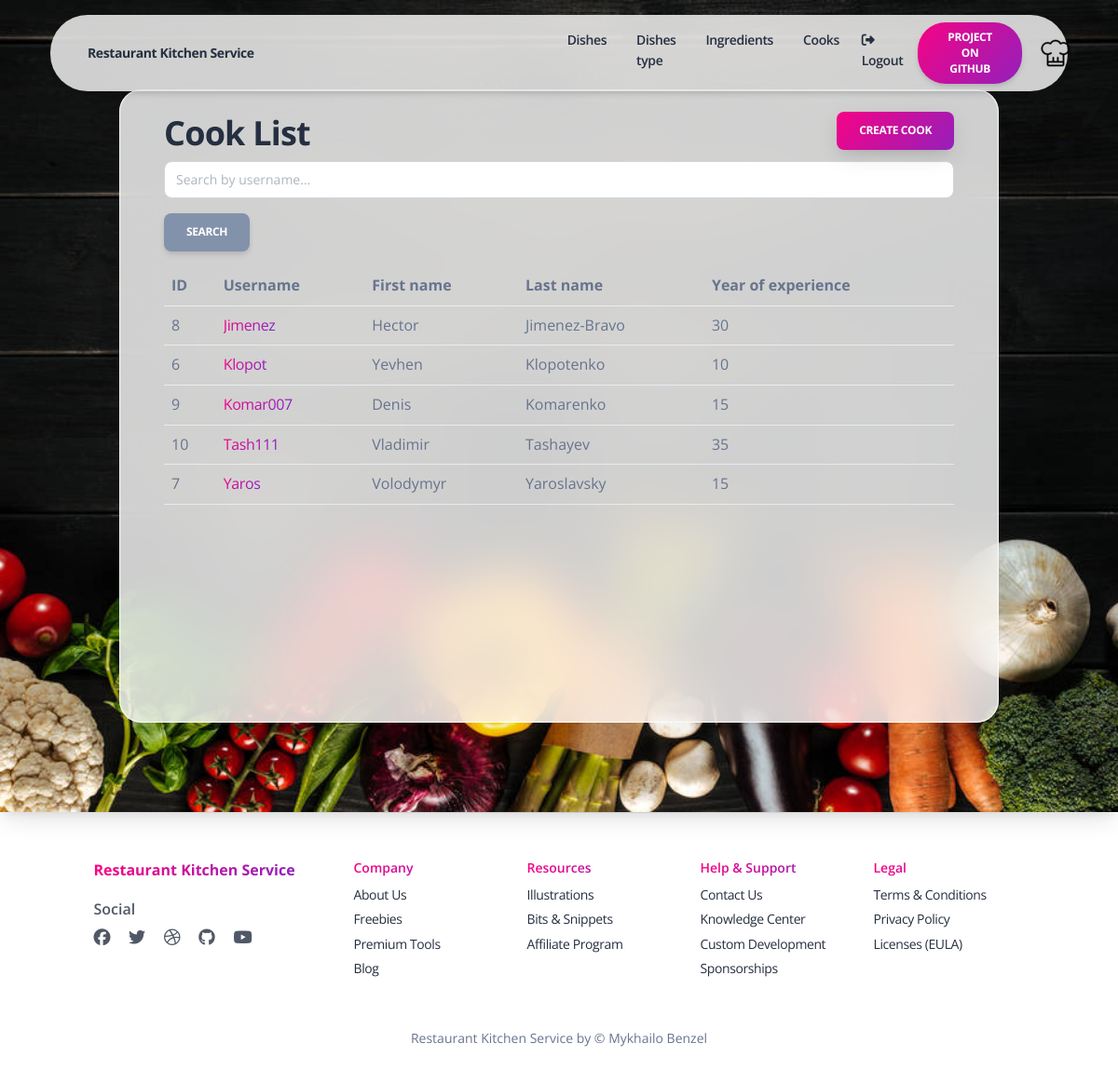
Page /cook/ (signed in) on the committed database.
### kitchen/models.py (models this page shows, shortened)
class Cook(AbstractUser):
    years_of_experience = models.IntegerField(default=0)
    class Meta:
        ordering = ["username"]

### kitchen/views.py (the view)
# urls.py: path("cook/", CookListView.as_view(), name="cook-list"),
class CookListView(LoginRequiredMixin, generic.ListView):
    model = Cook
    paginate_by = 5
    def get_context_data(self, *, object_list=None, **kwargs):
        context = super(CookListView, self).get_context_data(**kwargs)
        username = self.request.GET.get("username", "")
        context["search_forms"] = CookSearchForm(initial={
            "username": username
        })
        return context
    def get_queryset(self):
        queryset = Cook.objects.all()
        form = CookSearchForm(self.request.GET)
        if form.is_valid():
            return queryset.filter(
                username__icontains=form.cleaned_data["username"]
            )
        return queryset

### kitchen/forms.py
class CookSearchForm(forms.Form):
    username = forms.CharField(
        max_length=255,
        required=False,
        label="",
        widget=forms.TextInput(attrs={"placeholder": "Search by username..."})
    )

### templates/kitchen/cook_list.html
{% extends "base.html" %}
{% load crispy_forms_filters %}
{% block content %}
  <div class="page-header section-height-100 py-7 px-8 shadow-lg" style="background-image: url('/static/assets/img/curved-images/stock-photo-fresh-vegetables-lying-in-row.jpg')">
    <div class="pt-4 px-5 border-radius-2xl section-height-85 col-lg-12 blur shadow-blur">
      <h2>
        Cook List
        <a href="{% url 'kitchen:cook-create' %}" class="btn bg-gradient-primary my-auto float-end shadow-lg">
          Create cook
        </a>
      </h2>
      <form action="" method="get" class="form-inline">
        {{ search_forms|crispy }}
        <input type="submit" value="Search" class="btn btn-secondary">
      </form>
      {% if cook_list %}
      <table class="table">
        <tr>
          <th>ID</th>
          <th>Username</th>
          <th>First name</th>
          <th>Last name</th>
          <th>Year of experience</th>
        </tr>
      {% for cook in cook_list %}
        <tr>
          <td>{{ cook.id }}</td>
          <td><a class="text-primary text-gradient" href="{% url 'kitchen:cook-detail' pk=cook.id %}">{{ cook.username }}{% if user == cook %} (Me){% endif %}</a></td>
          <td>{{ cook.first_name }}</td>
          <td>{{ cook.last_name }}</td>
          <td>{{ cook.years_of_experience }}</td>
        </tr>
      {% endfor %}
      </table>
      {% else %}
        <p>There are no drivers in the service.</p>
      {% endif %}
    </div>
  </div>
{% endblock %}

### rows in the picture
Cook: id "8", username "Jimenez", first_name "Hector", last_name "Jimenez-Bravo", years_of_experience "30"
Cook: id "6", username "Klopot", first_name "Yevhen", last_name "Klopotenko", years_of_experience "10"
Cook: id "9", username "Komar007", first_name "Denis", last_name "Komarenko", years_of_experience "15"
Cook: id "10", username "Tash111", first_name "Vladimir", last_name "Tashayev", years_of_experience "35"
Cook: id "7", username "Yaros", first_name "Volodymyr", last_name "Yaroslavsky", years_of_experience "15"
